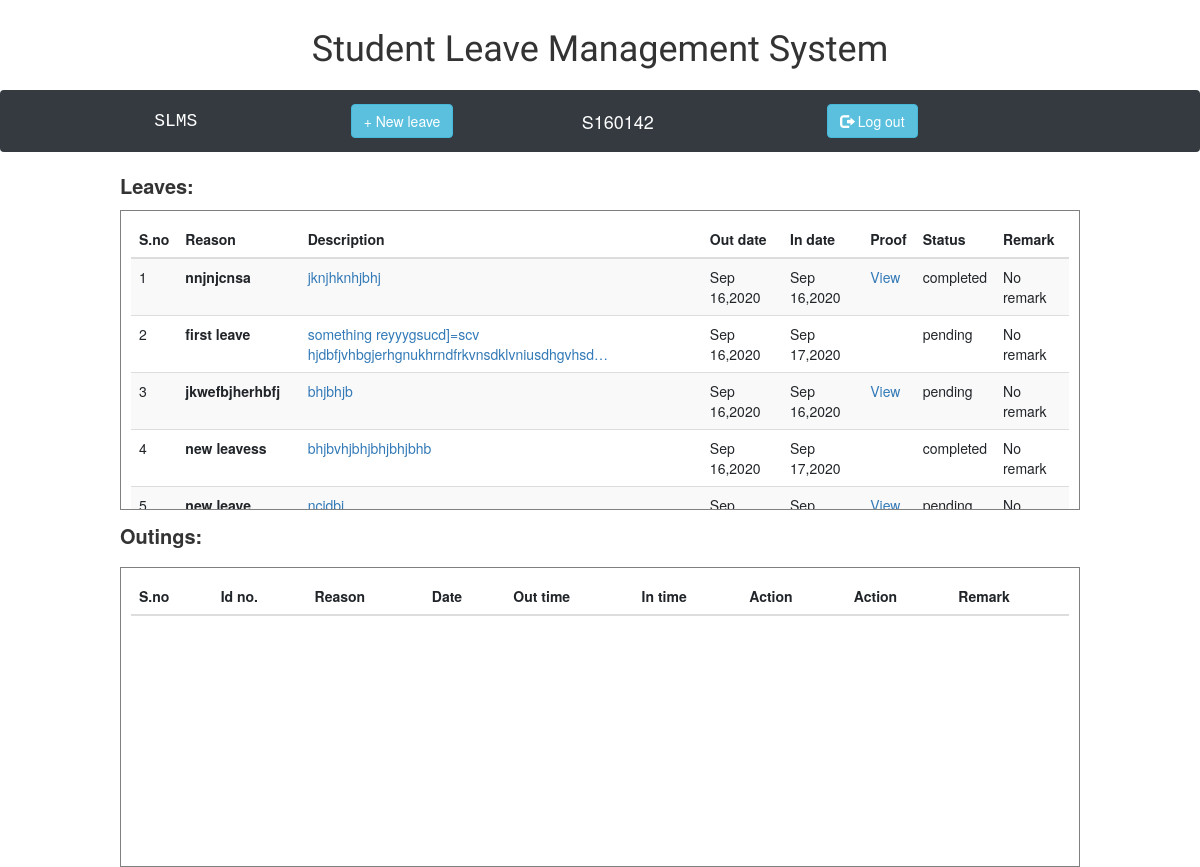
The app's page /home (signed in) with its own data.
### olms/models.py (models this page shows)
class UserProfile(models.Model):
    user = models.OneToOneField(
        User, unique=True, related_name='profile', on_delete=models.CASCADE)
    uid = models.CharField(max_length=7, primary_key=True)
    usertypes = [('student', 'Student'), ('admin', 'Admin'),
                 ('security', 'Security')]
    usertype = models.CharField(
        max_length=8, choices=usertypes, default='student')
    branches = [('puc', 'PUC'), ('cse', 'CSE'), ('mech', 'MECH'),
                ('chem', 'CHEM'), ('ece', 'ECE'), ('mme', 'MME'), ('civil', 'CIVIL')]
    branch = models.CharField(max_length=5, choices=branches, default='puc')
    years = [('p1', 'P1'), ('p2', 'P2'), ('e1', 'E1'),
             ('e2', 'E2'), ('e3', 'E3'), ('e4', 'E4')]
    year = models.CharField(max_length=2, choices=years, default='p1')
    in_campus = models.BooleanField(default=True)

class Leaves(models.Model):
    user = models.ForeignKey(
        UserProfile, on_delete=models.SET_NULL, related_name='leaveuser', blank=True, null=True)
    reason = models.CharField(max_length=50, default=None)
    description = models.CharField(max_length=999, default=None)
    proof = models.FileField(default=None, blank=True,
                             null=True, upload_to='proofs/', validators=[FileExtensionValidator(allowed_extensions=['pdf', 'doc', 'docx', 'jpg', 'png', 'xlsx', 'xls'])])
    out_date = models.DateTimeField(default=None, blank=True, null=True)
    in_date = models.DateTimeField(default=None,  blank=True, null=True)
    actual_out_date = models.DateTimeField(default=None, blank=True, null=True)
    actual_in_date = models.DateTimeField(default=None, blank=True, null=True)
    statuses = [('pending', 'pending'), ('granted',
                                         'granted'), ('rejected', 'rejected'), ('on_leave', 'On Leave'), ('completed', 'Completed')]
    status = models.CharField(
        max_length=9, choices=statuses, default='pending')
    remark = models.CharField(max_length=100, default='No remark')

### olms/views.py (the view)
# urls.py: path('home', views.home, name='home'),
def home(response):
    if response.user.is_superuser or not isinstance(response.user, User):
        return redirect('logout')
    if userhome(response):
        return redirect(userhome(response).url)
    if not response.user.profile.in_campus:
        return redirect('nic')
    leaves = Leaves.objects.filter(user=response.user.profile).order_by('-id')
    return render(response, 'home.html', {'leaves': leaves, 'id': response.user.profile.uid})

### olms/views.py (called while the page is built)
def userhome(response):
    if response.user.profile.usertype == 'admin':
        return redirect('admin_home')
    elif response.user.profile.usertype == 'security':
        return redirect('sec_home')
    return

### olms/templates/home.html (shortened to what this page needs)
{% extends 'base.html' %}
{% load bootstrap4 %}
{% block content %}
	<div class="title" style="padding-bottom: 10px;font-family: 'Lobster Two', cursive;">
		<h1 style="font-family: 'Lobster Two', cursive;">Student Leave Management System</h1>
	</div>
	<nav class="navbar navbar-dark bg-dark">
  		<div class="container-fluid" >
    		<div class="navbar-header">
      			<a class="navbar-brand" style='font-family:"Lucida Console", Courier, monospace;'>SLMS</a>
    		</div>
    			<ul class="nav navbar-nav">
      				<a href="/newleave" class="btn btn-info btn-mg">
          <span>+</span> New leave
        </a>
    			</ul>
      			<a class="navbar-brand">{{id}}</a>
    				<a href="/logout" class="btn btn-info btn-mg" style="position:relative;margin-left:20px">
          <span class="glyphicon glyphicon-log-out"></span> Log out</a>
  			</div>
	</nav>
<p style='font-size:20px;padding-left:10%'><b>Leaves:</b></p>
<div class='center' >
<table class="table table-striped">
  			<thead>
      			<tr>
              <th>S.no</th>
        			<th>Reason</th>
              <th>Description</th>
              <th>Out date </th>
              <th>In date</th>
        			<th>Proof</th>
        			<th>Status</th>
              <th>Remark</th>
      			</tr>
    		</thead>
    		<tbody class="actions">
        {% for l in leaves %}
      			<tr>
              <td style='width:10px'>{{forloop.counter}}</td>
        			<td><b>{{l.reason}}</b></td>
              <td id='reason'><a href='#'>{{l.description|truncatechars:70}}<span>{{l.description}}</span></a></td>
              <td>{{l.out_date|date:'M d,Y'}}</td>
              <td>{{l.in_date|date:'M d,Y'}}</td>
        			<td>{% if l.proof %}<a href="{{ l.proof.url}}" target='_blank'>View</a>{% endif %}</td>
              <td>{{l.status}}</td>
              <td>{{l.remark}}</td>
      			</tr>
      {% endfor %}
		</table>
</div>
<p style='font-size:20px;padding :1% 0% 0.5% 10%;'><b>Outings:</b></p>
<div class='center' >
<table class="table table-striped">
  			<thead>
      			<tr>
              <th>S.no</th>
			  <th>Id no.</th>
        	  <th>Reason</th>
        		<th>Date</th>
              <th>Out time</th>
              <th>In time</th>
        		<th>Action</th>
        		<th>Action</th>
				<th>Remark</th>
      			</tr>
    		</thead>
		</table>
</div>
{% endblock content %}

### olms/templates/base.html (shortened to what this page needs)
<!DOCTYPE html>
<html lang="en">
  <head>
    {% load static %}
    <link rel="stylesheet" href="{% static 'css/bootstrap.min.css' %}" />
    <link
      href="{% static 'css/bootstrap-datetimepicker.min.css'%}"
      rel="stylesheet"
    />
    <link href="{% static 'css/gfont.css'%}" rel="stylesheet" />
    <link
      rel="stylesheet"
      href="https://stackpath.bootstrapcdn.com/bootstrap/4.5.2/css/bootstrap.min.css"
    />
    <link
      rel="stylesheet"
      href="https://maxcdn.bootstrapcdn.com/bootstrap/3.3.7/css/bootstrap.min.css"
    />
  </head>
  <body>
    {% block content %} {% endblock %}
  </body>
</html>

### records on screen
UserProfile: uid "S160142"
Leaves: reason "nnjnjcnsa", description "jknjhknhjbhj", out_date "Sep 16,2020", in_date "Sep 16,2020", status "completed", remark "No remark"
Leaves: reason "first leave", description "something reyyygsucd]=scv hjdbfjvhbgjerhgnukhrndfrkvnsdklvniusdhgvhsd…", out_date "Sep 16,2020", in_date "Sep 17,2020", status "pending", remark "No remark"
Leaves: reason "jkwefbjherhbfj", description "bhjbhjb", out_date "Sep 16,2020", in_date "Sep 16,2020", status "pending", remark "No remark"
Leaves: reason "new leavess", description "bhjbvhjbhjbhjbhjbhb", out_date "Sep 16,2020", in_date "Sep 17,2020", status "completed", remark "No remark"
Leaves: reason "new leave", description "ncjdbj", out_date "Sep…", in_date "Sep…", status "pending", remark "No…"
